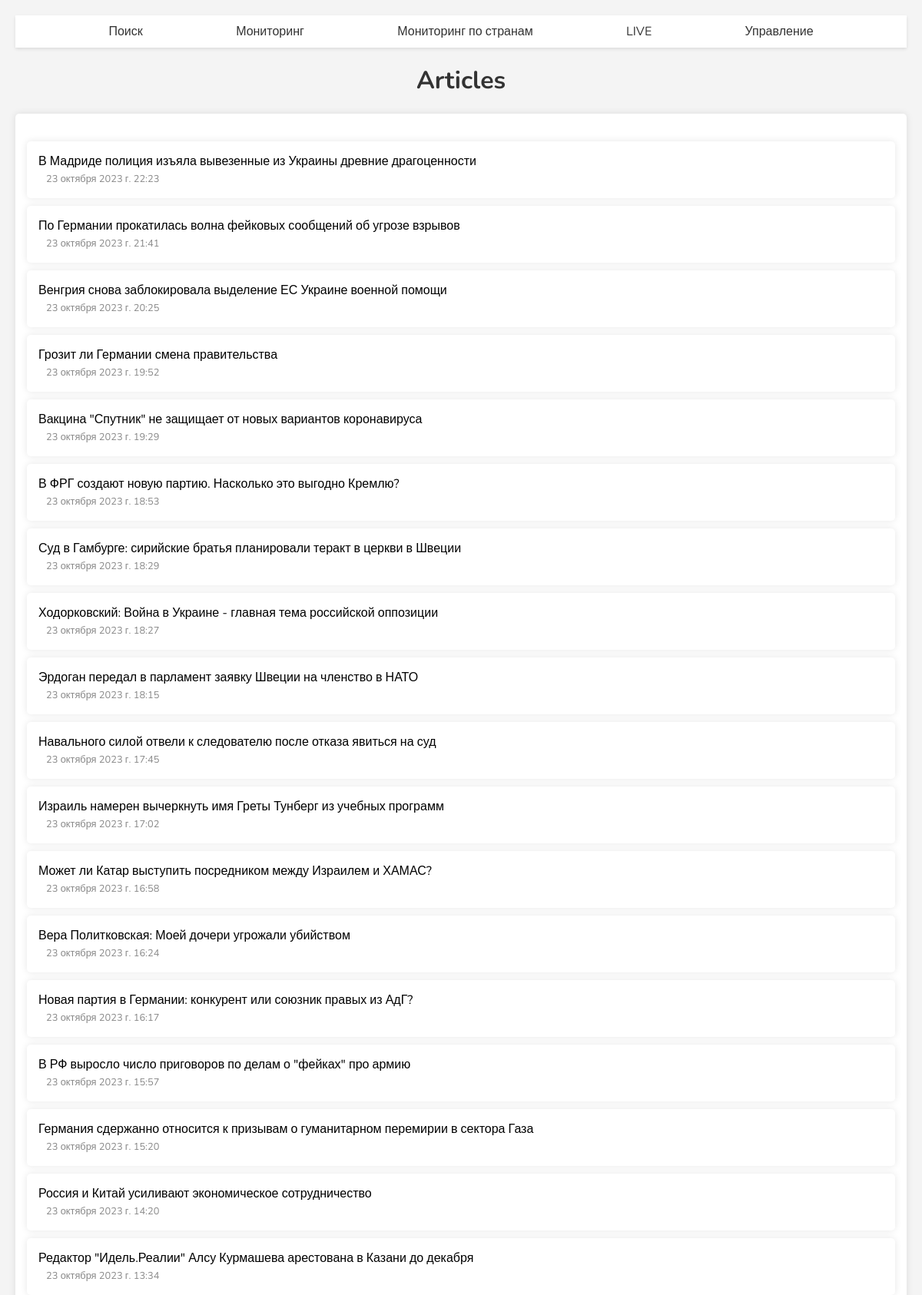
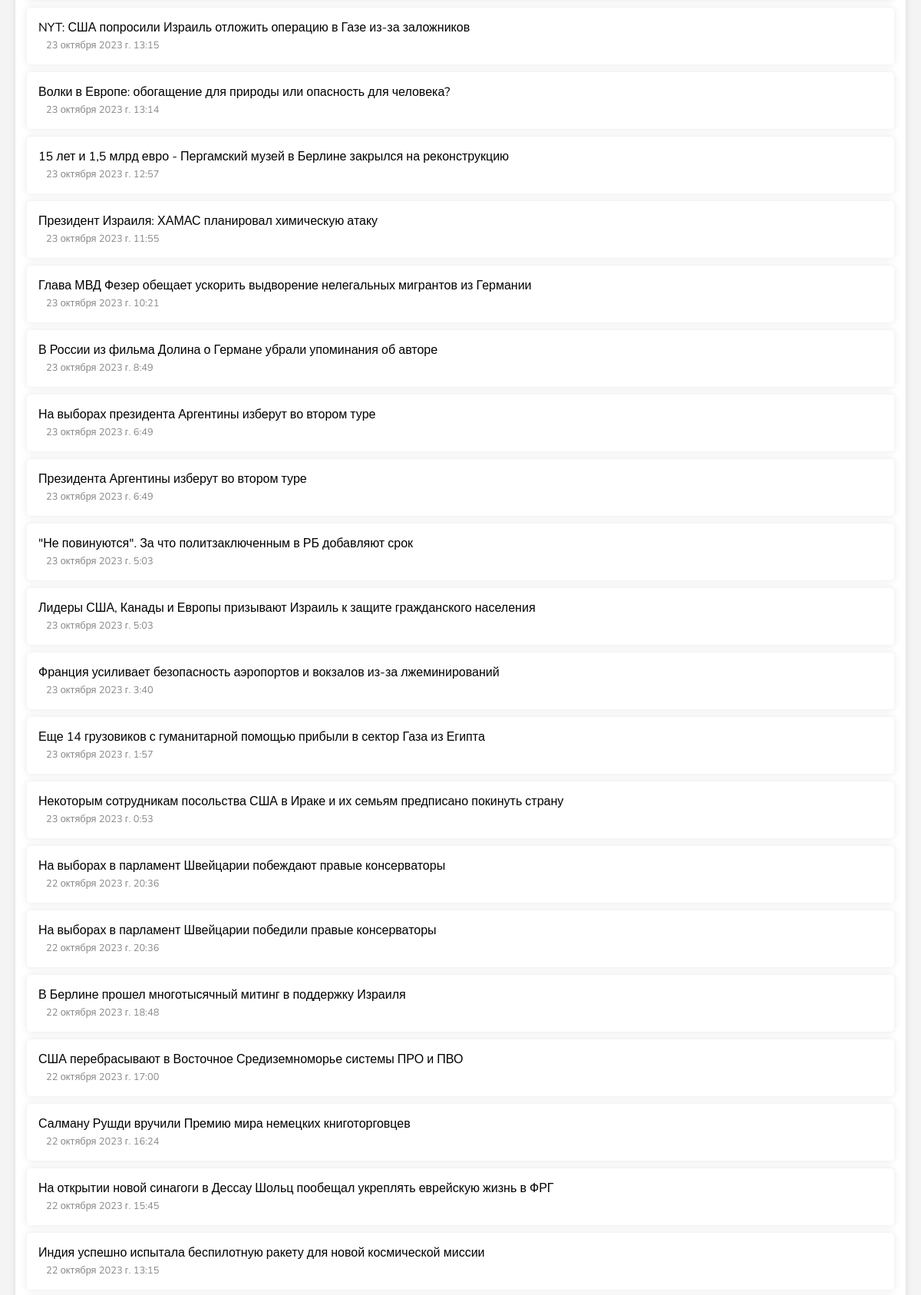
Page /websites/1/articles/ (signed in, upper part) on the committed database (2 pictures, top to bottom).
### main/models.py (models this page shows, shortened)
class Article(models.Model):
    website = models.ForeignKey(Website, on_delete=models.CASCADE, related_name="articles", verbose_name="Сайт")
    title = models.CharField(max_length=1000, verbose_name="Название статьи")
    url = models.URLField(max_length=1000, unique=True, verbose_name="Ссылка на статью")
    published_at = models.DateTimeField(verbose_name="Дата публикации")
    title_translate = models.CharField(max_length=1000, verbose_name="Перевод названия", blank=True, null=True)
    normalized_title = models.CharField(max_length=1000, verbose_name="Название статьи в начальной форме", blank=True, null=True)

### main/views.py (the view)
@login_required(login_url="/")
def article_list_1(request, website_id):
    articles = Article.objects.filter(website_id=website_id).order_by(
        "-published_at").values('id', 'title', 'title_translate', 'url', 'published_at')
    articles = create_articles(articles)
    return render(request, 'main/article_list.html', {'articles': articles})

### main/views.py (called while the page is built)
def create_articles(articles: List[Dict[str, Any]]) -> List[Dict[str, Any]]:
    for article in articles:
        if article['title_translate']:
            article['title'] = article['title_translate']
            del article['title_translate']
    return articles

### main/templates/main/article_list.html
{% extends "main/static/base.html" %}
{% load static %}
{% block content %}
<h1>Articles</h1>
<div class="website-block">
  <ul>
  {% for article in articles %}
      <li>
        <div class="website-block">
          <div class="article-title">
            <a href="{{ article.url }}">{{ article.title }}</a>
          </div>
          <div class="article-date">
            <span class="publish-date"> {{ article.published_at }} </span>
          </div>
        </div>
      </li>
  {% endfor %}
  </ul>
</div>
    {% endblock %}

### static/css/styles.css (style rules this page uses)
body { font-family: 'Nunito', sans-serif; background-color: #f4f4f4; padding: 20px; font-weight: 400; margin: 0px; }
h1 { text-align: center; color: #333; }
.website-block { position: relative; background-color: #fff; padding: 15px; border-radius: 5px; box-shadow: 0 0 10px rgba(0, 0, 0, 0.1); cursor: pointer; transition: background-color 0.3s ease; }
.website-block ul { list-style-type: none; padding: 0; }
.website-block li { padding: 5px 0; }
.website-block a { text-decoration: none; color: #000000; transition: color 0.3s ease; }
.publish-date { font-size: 0.8em; color: #888; margin-left: 10px; }

### rows in the picture
Article: title "В Мадриде полиция изъяла вывезенные из Украины древние драгоценности", published_at "23 октября 2023 г. 22:23"
Article: title "По Германии прокатилась волна фейковых сообщений об угрозе взрывов", published_at "23 октября 2023 г. 21:41"
Article: title "Венгрия снова заблокировала выделение ЕС Украине военной помощи", published_at "23 октября 2023 г. 20:25"
Article: title "Грозит ли Германии смена правительства", published_at "23 октября 2023 г. 19:52"
Article: title "Вакцина \"Спутник\" не защищает от новых вариантов коронавируса", published_at "23 октября 2023 г. 19:29"
Article: title "В ФРГ создают новую партию. Насколько это выгодно Кремлю?", published_at "23 октября 2023 г. 18:53"
Article: title "Суд в Гамбурге: сирийские братья планировали теракт в церкви в Швеции", published_at "23 октября 2023 г. 18:29"
Article: title "Ходорковский: Война в Украине - главная тема российской оппозиции", published_at "23 октября 2023 г. 18:27"
Article: title "Эрдоган передал в парламент заявку Швеции на членство в НАТО", published_at "23 октября 2023 г. 18:15"
Article: title "Навального силой отвели к следователю после отказа явиться на суд", published_at "23 октября 2023 г. 17:45"
Article: title "Израиль намерен вычеркнуть имя Греты Тунберг из учебных программ", published_at "23 октября 2023 г. 17:02"
Article: title "Может ли Катар выступить посредником между Израилем и ХАМАС?", published_at "23 октября 2023 г. 16:58"
Article: title "Вера Политковская: Моей дочери угрожали убийством", published_at "23 октября 2023 г. 16:24"
Article: title "Новая партия в Германии: конкурент или союзник правых из АдГ?", published_at "23 октября 2023 г. 16:17"
Article: title "В РФ выросло число приговоров по делам о \"фейках\" про армию", published_at "23 октября 2023 г. 15:57"
Article: title "Германия сдержанно относится к призывам о гуманитарном перемирии в сектора Газа", published_at "23 октября 2023 г. 15:20"
Article: title "Россия и Китай усиливают экономическое сотрудничество", published_at "23 октября 2023 г. 14:20"
Article: title "Редактор \"Идель.Реалии\" Алсу Курмашева арестована в Казани до декабря", published_at "23 октября 2023 г. 13:34"
Article: title "NYT: США попросили Израиль отложить операцию в Газе из-за заложников", published_at "23 октября 2023 г. 13:15"
Article: title "Волки в Европе: обогащение для природы или опасность для человека?", published_at "23 октября 2023 г. 13:14"
Article: title "15 лет и 1,5 млрд евро - Пергамский музей в Берлине закрылся на реконструкцию", published_at "23 октября 2023 г. 12:57"
Article: title "Президент Израиля: ХАМАС планировал химическую атаку", published_at "23 октября 2023 г. 11:55"
Article: title "Глава МВД Фезер обещает ускорить выдворение нелегальных мигрантов из Германии", published_at "23 октября 2023 г. 10:21"
Article: title "В России из фильма Долина о Германе убрали упоминания об авторе", published_at "23 октября 2023 г. 8:49"
Article: title "На выборах президента Аргентины изберут во втором туре", published_at "23 октября 2023 г. 6:49"
Article: title "Президента Аргентины изберут во втором туре", published_at "23 октября 2023 г. 6:49"
Article: title "\"Не повинуются\". За что политзаключенным в РБ добавляют срок", published_at "23 октября 2023 г. 5:03"
Article: title "Лидеры США, Канады и Европы призывают Израиль к защите гражданского населения", published_at "23 октября 2023 г. 5:03"
Article: title "Франция усиливает безопасность аэропортов и вокзалов из-за лжеминирований", published_at "23 октября 2023 г. 3:40"
Article: title "Еще 14 грузовиков с гуманитарной помощью прибыли в сектор Газа из Египта", published_at "23 октября 2023 г. 1:57"
Article: title "Некоторым сотрудникам посольства США в Ираке и их семьям предписано покинуть страну", published_at "23 октября 2023 г. 0:53"
Article: title "На выборах в парламент Швейцарии побеждают правые консерваторы", published_at "22 октября 2023 г. 20:36"
Article: title "На выборах в парламент Швейцарии победили правые консерваторы", published_at "22 октября 2023 г. 20:36"
Article: title "В Берлине прошел многотысячный митинг в поддержку Израиля", published_at "22 октября 2023 г. 18:48"
Article: title "США перебрасывают в Восточное Средиземноморье системы ПРО и ПВО", published_at "22 октября 2023 г. 17:00"
Article: title "Салману Рушди вручили Премию мира немецких книготорговцев", published_at "22 октября 2023 г. 16:24"
Article: title "На открытии новой синагоги в Дессау Шольц пообещал укреплять еврейскую жизнь в ФРГ", published_at "22 октября 2023 г. 15:45"
Article: title "Индия успешно испытала беспилотную ракету для новой космической миссии", published_at "22 октября 2023 г. 13:15"
